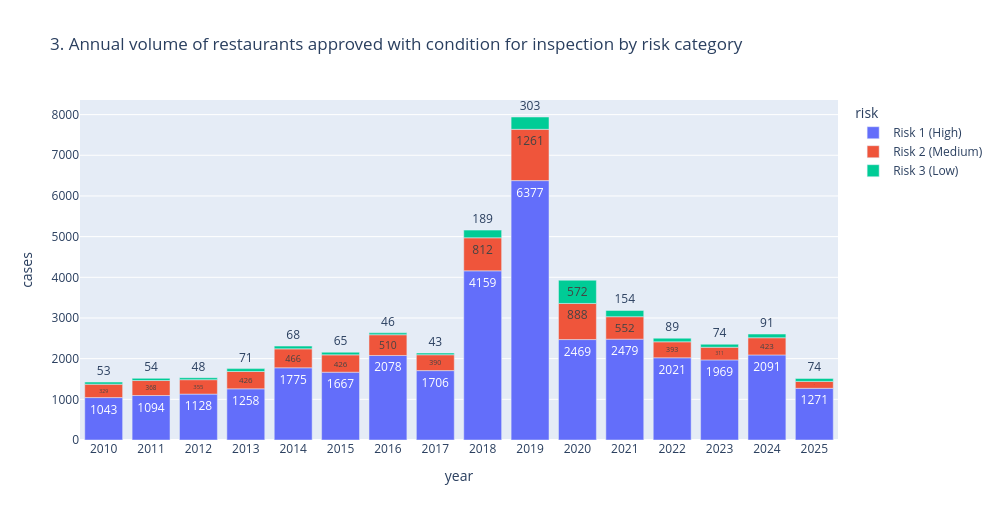

Here is the notebook cell this chart was saved with:
### Code cell
import plotly.express as px

fig = px.bar(
    cases_all_risk_condition,
    x='year',
    y='cases',
    text='cases',
    color='risk',
    title='3. Annual volume of restaurants approved with condition for inspection by risk category',
    width=1000,
    height=520
)

fig.show()

### Figure 1 — Plotly figure (JSON) as saved in the notebook; plotly's stock layout.template omitted (floating-point values rounded to 4 significant figures)
{"data": [{"hovertemplate": "risk=Risk 1 (High)<br>year=%{x}<br>cases=%{text}<extra></extra>", "legendgroup": "Risk 1 (High)", "marker": {"color": "#636efa", "pattern": {"shape": ""}}, "name": "Risk 1 (High)", "orientation": "v", "showlegend": true, "text": [1043.0, 1094.0, 1128.0, 1258.0, 1775.0, 1667.0, 2078.0, 1706.0, 4159.0, 6377.0, 2469.0, 2479.0, 2021.0, 1969.0, 2091.0, 1271.0], "textposition": "auto", "type": "bar", "x": ["2010", "2011", "2012", "2013", "2014", "2015", "2016", "2017", "2018", "2019", "2020", "2021", "2022", "2023", "2024", "2025"], "xaxis": "x", "y": [1043, 1094, 1128, 1258, 1775, 1667, 2078, 1706, 4159, 6377, 2469, 2479, 2021, 1969, 2091, 1271], "yaxis": "y"}, {"hovertemplate": "risk=Risk 2 (Medium)<br>year=%{x}<br>cases=%{text}<extra></extra>", "legendgroup": "Risk 2 (Medium)", "marker": {"color": "#EF553B", "pattern": {"shape": ""}}, "name": "Risk 2 (Medium)", "orientation": "v", "showlegend": true, "text": [329.0, 368.0, 355.0, 426.0, 466.0, 426.0, 510.0, 390.0, 812.0, 1261.0, 888.0, 552.0, 393.0, 311.0, 423.0, 169.0], "textposition": "auto", "type": "bar", "x": ["2010", "2011", "2012", "2013", "2014", "2015", "2016", "2017", "2018", "2019", "2020", "2021", "2022", "2023", "2024", "2025"], "xaxis": "x", "y": [329, 368, 355, 426, 466, 426, 510, 390, 812, 1261, 888, 552, 393, 311, 423, 169], "yaxis": "y"}, {"hovertemplate": "risk=Risk 3 (Low)<br>year=%{x}<br>cases=%{text}<extra></extra>", "legendgroup": "Risk 3 (Low)", "marker": {"color": "#00cc96", "pattern": {"shape": ""}}, "name": "Risk 3 (Low)", "orientation": "v", "showlegend": true, "text": [53.0, 54.0, 48.0, 71.0, 68.0, 65.0, 46.0, 43.0, 189.0, 303.0, 572.0, 154.0, 89.0, 74.0, 91.0, 74.0], "textposition": "auto", "type": "bar", "x": ["2010", "2011", "2012", "2013", "2014", "2015", "2016", "2017", "2018", "2019", "2020", "2021", "2022", "2023", "2024", "2025"], "xaxis": "x", "y": [53, 54, 48, 71, 68, 65, 46, 43, 189, 303, 572, 154, 89, 74, 91, 74], "yaxis": "y"}], "layout": {"barmode": "relative", "height": 520, "legend": {"title": {"text": "risk"}, "tracegroupgap": 0}, "title": {"text": "3. Annual volume of restaurants approved with condition for inspection by risk category"}, "width": 1000, "xaxis": {"anchor": "y", "domain": [0, 1], "title": {"text": "year"}}, "yaxis": {"anchor": "x", "domain": [0, 1], "title": {"text": "cases"}}}}
